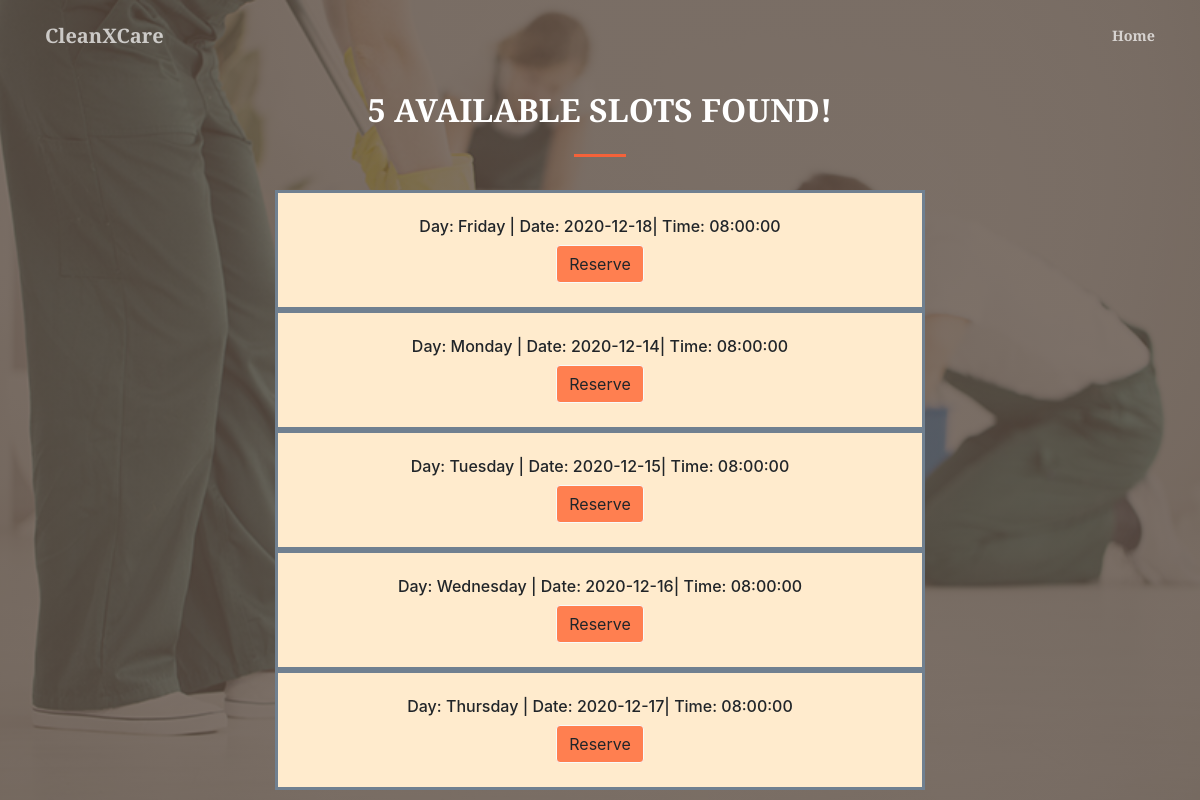
The page /ReserveSch.php?id=8 (signed in) on the database its author committed.
### tables this page shows
CREATE TABLE `hksch` (
  `SchID` int(10) NOT NULL,
  `Day` varchar(20) NOT NULL,
  `Date` date NOT NULL,
  `Time` time NOT NULL,
  `HkId` int(10) NOT NULL,
  `Status` varchar(20) NOT NULL
);

### ReserveSch.php (the view, shortened to what this page needs)
<html>
    <head>
        <link href="https://cdnjs.cloudflare.com/ajax/libs/magnific-popup.js/1.1.0/magnific-popup.min.css" rel="stylesheet" />
        <link href="css/styles.css" rel="stylesheet" />
    </head>
    <body id="page-top">
        <nav class="navbar navbar-expand-lg navbar-light fixed-top py-3" id="mainNav">
            <div class="container">
                <a class="navbar-brand js-scroll-trigger" href="#">CleanXCare</a>
                <div class="collapse navbar-collapse" id="navbarResponsive">
                    <ul class="navbar-nav ml-auto my-2 my-lg-0">
                        <li class="nav-item"><a class="nav-link js-scroll-trigger" href="indHome.php">Home</a></li>
                    </ul>
                </div>
            </div>
        </nav>
        <header class="masthead">
        <?php
include('connection.php');
          $id1 = $_REQUEST['id'];
          $HKId=str_replace("'", "", $id1);
          $query="SELECT * from hksch WHERE hkid='$HKId' AND Status='Available'";
          $run=mysqli_query($connection,$query)
          or die("Could not find".mysqli_error($connection));
          $rows = mysqli_num_rows($run);
          if ($rows==0){
    ?>
    <script type="text/javascript">
    alert("Sorry this house keeper is busy now! No available slots!");
    window.location.replace("searchOptions.php");
    </script>
    <?php
     mysqli_close($connection);
            exit;
            }
else {
    ?>
    <div class="container h-100">
                <div class="row h-100 align-items-center justify-content-center text-center">
                    <div class="col-lg-10 align-self-end">
                    <h2 class="text-uppercase text-white font-weight-bold"><?php echo ($rows) ?> Available Slots Found!</h2>
                        <hr class="divider my-4" />
                    </div>
                     <div class="text-center">
          <div class="mt-0">
            <?php
            while ($rows=mysqli_fetch_array($run)) {
                ?>
                <div class="rectangle">  <br><h6>Day: <?php echo($rows['Day']) ?> | Date: <?php echo($rows['Date']) ?>| Time: <?php echo($rows['Time']) ?></h6>  <a class="btn search btn-light js-scroll-trigger" href="ReserveAction.php?SID='<?php echo($rows['SchID']) ?>'&HID='<?php echo($rows['HkId']) ?>'">Reserve</a>     </div>
                 <?php
                  }
           ?>
         </div>
                </div>
            </div>
<?php
}
?>
        </header>
    </body>
</html>

### ReserveSch.php (style rules this page uses)
.Search { background-color: #FF7F50; }

### rows shown on the page
hksch: Day "Friday", Date "2020-12-18", Time "08:00:00"
hksch: Day "Monday", Date "2020-12-14", Time "08:00:00"
hksch: Day "Tuesday", Date "2020-12-15", Time "08:00:00"
hksch: Day "Wednesday", Date "2020-12-16", Time "08:00:00"
hksch: Day "Thursday", Date "2020-12-17", Time "08:00:00"

### other values the page prints
$rows "5"
